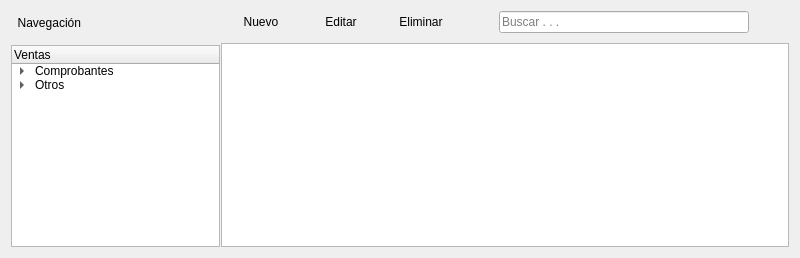
<?xml version="1.0" encoding="UTF-8"?>
<ui version="4.0">
 <class>ui_module_ventas</class>
 <widget class="QWidget" name="ui_module_ventas">
  <property name="geometry">
   <rect>
    <x>0</x>
    <y>0</y>
    <width>800</width>
    <height>258</height>
   </rect>
  </property>
  <property name="windowTitle">
   <string>Form</string>
  </property>
  <layout class="QGridLayout" name="gridLayout">
   <item row="0" column="0">
    <widget class="QSplitter" name="splitter">
     <property name="orientation">
      <enum>Qt::Horizontal</enum>
     </property>
     <property name="handleWidth">
      <number>1</number>
     </property>
     <widget class="QWidget" name="layoutWidget">
      <layout class="QVBoxLayout" name="verticalLayout">
       <property name="spacing">
        <number>10</number>
       </property>
       <item>
        <widget class="QLabel" name="label">
         <property name="sizePolicy">
          <sizepolicy hsizetype="Expanding" vsizetype="Preferred">
           <horstretch>0</horstretch>
           <verstretch>0</verstretch>
          </sizepolicy>
         </property>
         <property name="minimumSize">
          <size>
           <width>0</width>
           <height>24</height>
          </size>
         </property>
         <property name="text">
          <string>  Navegación </string>
         </property>
         <property name="alignment">
          <set>Qt::AlignLeading|Qt::AlignLeft|Qt::AlignVCenter</set>
         </property>
        </widget>
       </item>
       <item>
        <widget class="QTreeWidget" name="treeWidget_ventas">
         <property name="sizePolicy">
          <sizepolicy hsizetype="Expanding" vsizetype="Expanding">
           <horstretch>0</horstretch>
           <verstretch>0</verstretch>
          </sizepolicy>
         </property>
         <property name="headerHidden">
          <bool>false</bool>
         </property>
         <property name="expandsOnDoubleClick">
          <bool>true</bool>
         </property>
         <column>
          <property name="text">
           <string>Ventas</string>
          </property>
         </column>
         <item>
          <property name="text">
           <string>Comprobantes</string>
          </property>
          <item>
           <property name="text">
            <string>Boleta</string>
           </property>
          </item>
          <item>
           <property name="text">
            <string>Factura</string>
           </property>
          </item>
          <item>
           <property name="text">
            <string>Guia RR</string>
           </property>
          </item>
          <item>
           <property name="text">
            <string>Notas</string>
           </property>
           <item>
            <property name="text">
             <string>Crédito</string>
            </property>
           </item>
           <item>
            <property name="text">
             <string>Débito</string>
            </property>
           </item>
          </item>
         </item>
         <item>
          <property name="text">
           <string>Otros</string>
          </property>
          <item>
           <property name="text">
            <string>Nota Pedido</string>
           </property>
          </item>
          <item>
           <property name="text">
            <string>Ticket</string>
           </property>
          </item>
          <item>
           <property name="text">
            <string>Cotización</string>
           </property>
          </item>
          <item>
           <property name="text">
            <string>Proforma</string>
           </property>
          </item>
         </item>
        </widget>
       </item>
      </layout>
     </widget>
     <widget class="QWidget" name="layoutWidget">
      <layout class="QVBoxLayout" name="verticalLayout_2">
       <property name="spacing">
        <number>10</number>
       </property>
       <item>
        <layout class="QHBoxLayout" name="horizontalLayout">
         <property name="spacing">
          <number>0</number>
         </property>
         <property name="leftMargin">
          <number>0</number>
         </property>
         <item>
          <widget class="QPushButton" name="pushButton_nuevo">
           <property name="sizePolicy">
            <sizepolicy hsizetype="Fixed" vsizetype="Fixed">
             <horstretch>0</horstretch>
             <verstretch>0</verstretch>
            </sizepolicy>
           </property>
           <property name="styleSheet">
            <string notr="true"/>
           </property>
           <property name="text">
            <string>Nuevo</string>
           </property>
           <property name="icon">
            <iconset resource="Icons.qrc">
             <normaloff>:/Iconos/Iconos/Black_New-Page.png</normaloff>:/Iconos/Iconos/Black_New-Page.png</iconset>
           </property>
           <property name="iconSize">
            <size>
             <width>16</width>
             <height>16</height>
            </size>
           </property>
           <property name="autoDefault">
            <bool>false</bool>
           </property>
           <property name="default">
            <bool>false</bool>
           </property>
           <property name="flat">
            <bool>true</bool>
           </property>
          </widget>
         </item>
         <item>
          <widget class="QPushButton" name="pushButton_editar">
           <property name="sizePolicy">
            <sizepolicy hsizetype="Fixed" vsizetype="Fixed">
             <horstretch>0</horstretch>
             <verstretch>0</verstretch>
            </sizepolicy>
           </property>
           <property name="styleSheet">
            <string notr="true"/>
           </property>
           <property name="text">
            <string>Editar</string>
           </property>
           <property name="icon">
            <iconset resource="Icons.qrc">
             <normaloff>:/Iconos/Iconos/doc_edit.png</normaloff>:/Iconos/Iconos/doc_edit.png</iconset>
           </property>
           <property name="iconSize">
            <size>
             <width>16</width>
             <height>16</height>
            </size>
           </property>
           <property name="flat">
            <bool>true</bool>
           </property>
          </widget>
         </item>
         <item>
          <widget class="QPushButton" name="pushButton_eliminar">
           <property name="sizePolicy">
            <sizepolicy hsizetype="Fixed" vsizetype="Fixed">
             <horstretch>0</horstretch>
             <verstretch>0</verstretch>
            </sizepolicy>
           </property>
           <property name="styleSheet">
            <string notr="true"/>
           </property>
           <property name="text">
            <string>Eliminar</string>
           </property>
           <property name="icon">
            <iconset resource="Icons.qrc">
             <normaloff>:/Iconos/Iconos/trash.png</normaloff>:/Iconos/Iconos/trash.png</iconset>
           </property>
           <property name="iconSize">
            <size>
             <width>16</width>
             <height>16</height>
            </size>
           </property>
           <property name="flat">
            <bool>true</bool>
           </property>
          </widget>
         </item>
         <item>
          <spacer name="horizontalSpacer_3">
           <property name="orientation">
            <enum>Qt::Horizontal</enum>
           </property>
           <property name="sizeHint" stdset="0">
            <size>
             <width>168</width>
             <height>18</height>
            </size>
           </property>
          </spacer>
         </item>
         <item>
          <widget class="QLineEdit" name="lineEdit_buscar">
           <property name="sizePolicy">
            <sizepolicy hsizetype="Expanding" vsizetype="Fixed">
             <horstretch>0</horstretch>
             <verstretch>0</verstretch>
            </sizepolicy>
           </property>
           <property name="minimumSize">
            <size>
             <width>250</width>
             <height>0</height>
            </size>
           </property>
           <property name="maximumSize">
            <size>
             <width>250</width>
             <height>16777215</height>
            </size>
           </property>
           <property name="statusTip">
            <string/>
           </property>
           <property name="text">
            <string/>
           </property>
           <property name="frame">
            <bool>true</bool>
           </property>
           <property name="echoMode">
            <enum>QLineEdit::NoEcho</enum>
           </property>
           <property name="alignment">
            <set>Qt::AlignLeading|Qt::AlignLeft|Qt::AlignVCenter</set>
           </property>
           <property name="dragEnabled">
            <bool>false</bool>
           </property>
           <property name="placeholderText">
            <string>Buscar . . .</string>
           </property>
          </widget>
         </item>
         <item>
          <widget class="QPushButton" name="pushButton_buscar">
           <property name="sizePolicy">
            <sizepolicy hsizetype="Fixed" vsizetype="Fixed">
             <horstretch>0</horstretch>
             <verstretch>0</verstretch>
            </sizepolicy>
           </property>
           <property name="text">
            <string/>
           </property>
           <property name="icon">
            <iconset resource="Icons.qrc">
             <normaloff>:/Iconos/Iconos/monotone_search_zoom.png</normaloff>:/Iconos/Iconos/monotone_search_zoom.png</iconset>
           </property>
           <property name="iconSize">
            <size>
             <width>16</width>
             <height>16</height>
            </size>
           </property>
           <property name="flat">
            <bool>true</bool>
           </property>
          </widget>
         </item>
        </layout>
       </item>
       <item>
        <widget class="QTableView" name="tableView_ventas">
         <property name="alternatingRowColors">
          <bool>true</bool>
         </property>
         <property name="selectionMode">
          <enum>QAbstractItemView::MultiSelection</enum>
         </property>
         <property name="selectionBehavior">
          <enum>QAbstractItemView::SelectRows</enum>
         </property>
         <property name="showGrid">
          <bool>false</bool>
         </property>
         <property name="gridStyle">
          <enum>Qt::NoPen</enum>
         </property>
        </widget>
       </item>
      </layout>
     </widget>
    </widget>
   </item>
  </layout>
 </widget>
 <resources>
  <include location="Icons.qrc"/>
 </resources>
 <connections/>
</ui>
